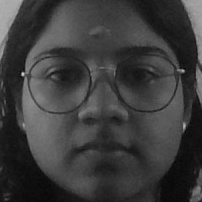
#> input picture TrainingImage/Shanwariya/Shanwariya.1.1.1.jpg, 202 x 202 px; its folder holds only this picture in this run
$ python train.py
#> lines starting #> are read from the running program, lines starting #| are printed output that depends on the picture
import cv2
import numpy as np
import os
from PIL import Image
import pickle

# Folder where face folders are stored
dataset_path = "TrainingImage"

# Initialize recognizer and face detector
recognizer = cv2.face.LBPHFaceRecognizer_create()
detector = cv2.CascadeClassifier("haarcascade_frontalface_default.xml")

faces = []
labels = []
label_dict = {}  # Maps name to ID
current_id = 0

for person_name in os.listdir(dataset_path):
    person_path = os.path.join(dataset_path, person_name)
    if not os.path.isdir(person_path):
        continue

    if person_name not in label_dict:
        label_dict[person_name] = current_id
        current_id += 1
    person_id = label_dict[person_name]

    for image_name in os.listdir(person_path):
        image_path = os.path.join(person_path, image_name)
        img = Image.open(image_path).convert("L")  # Grayscale
#> img is the input picture: PIL image 202x202 L; min 5, max 205, mean 60.3
        img_np = np.array(img, "uint8")

        faces_rect = detector.detectMultiScale(img_np)
#> faces_rect = [[10, 6, 182, 182]]
        for (x, y, w, h) in faces_rect:
            face = img_np[y:y+h, x:x+w]
            faces.append(face)
            labels.append(person_id)
#> this loop made 1 pass
#> pass 1, `face = img_np[y:y+h, x:x+w]`:
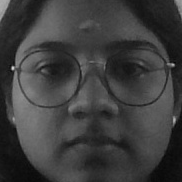
#> face: shape (182, 182); min 5, max 205, mean 61.8
#> after the loop, faces = 1 item; labels = [0]

# Train model
recognizer.train(faces, np.array(labels))
recognizer.save("trainer.yml")

# Save label name map
with open("labels.pickle", "wb") as f:
    pickle.dump(label_dict, f)

print("✅ Training complete! Labels saved.")

$ run again, on TrainingImage/Shanwariya/Shanwariya.1.1.10.jpg
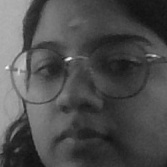
#> input picture TrainingImage/Shanwariya/Shanwariya.1.1.10.jpg, 167 x 167 px
#> img is the input picture: PIL image 167x167 L; min 16, max 250, mean 77.5
#> faces_rect = [[8, 7, 141, 141]]
#> the loop `for (x, y, w, h) in faces_rect:` made 1 pass
#> pass 1, `face = img_np[y:y+h, x:x+w]`:
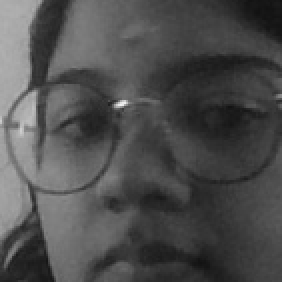
#> face: shape (141, 141) (shown 2 times larger); min 18, max 239, mean 77.8
#> after the loop `for (x, y, w, h) in faces_rect:`: faces = 1 item; labels = [0]

$ run again, on TrainingImage/Shanwariya/Shanwariya.1.1.100.jpg
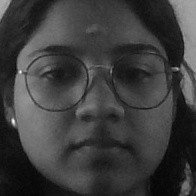
#> input picture TrainingImage/Shanwariya/Shanwariya.1.1.100.jpg, 196 x 196 px
#> img is the input picture: PIL image 196x196 L; min 4, max 247, mean 61.1
#> faces_rect = [[9, 10, 170, 170]]
#> the loop `for (x, y, w, h) in faces_rect:` made 1 pass
#> pass 1, `face = img_np[y:y+h, x:x+w]`:
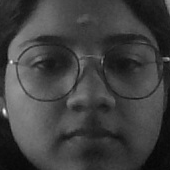
#> face: shape (170, 170); min 5, max 247, mean 63.9
#> after the loop `for (x, y, w, h) in faces_rect:`: faces = 1 item; labels = [0]
